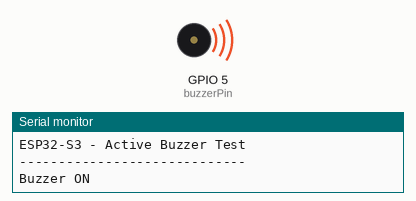
Simulated run of this sketch. Board: ESP32-S3. Parts: buzzer (waves = sounding, pin HIGH), the last lines printed to the serial monitor.

Above: at 2.5 s.
At 7.5 s:
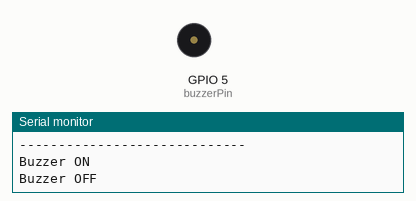
Timing chart, 0 to 13.0 s (numbered marks = the images above):
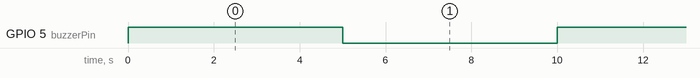

Measured:
- by itself, GPIO 5 (buzzerPin): alternates HIGH for 5.0 s and LOW for 5.0 s

The sketch:

buzzer.ino
```cpp
// Define which pin the Active Buzzer is connected to
const int buzzerPin = 5; // Using GPIO 5

void setup() {
  // Start the Serial Monitor for status messages
  Serial.begin(115200);

  // Set the buzzer pin as an output
  pinMode(buzzerPin, OUTPUT);

  Serial.println("ESP32-S3 - Active Buzzer Test");
  Serial.println("-----------------------------");
}

void loop() {
  // Turn the buzzer on
  Serial.println("Buzzer ON");
  digitalWrite(buzzerPin, HIGH);
  delay(5000); // Keep it on for half a second

  // Turn the buzzer off
  Serial.println("Buzzer OFF");
  digitalWrite(buzzerPin, LOW);
  delay(5000); // Keep it off for half a second
}
```
